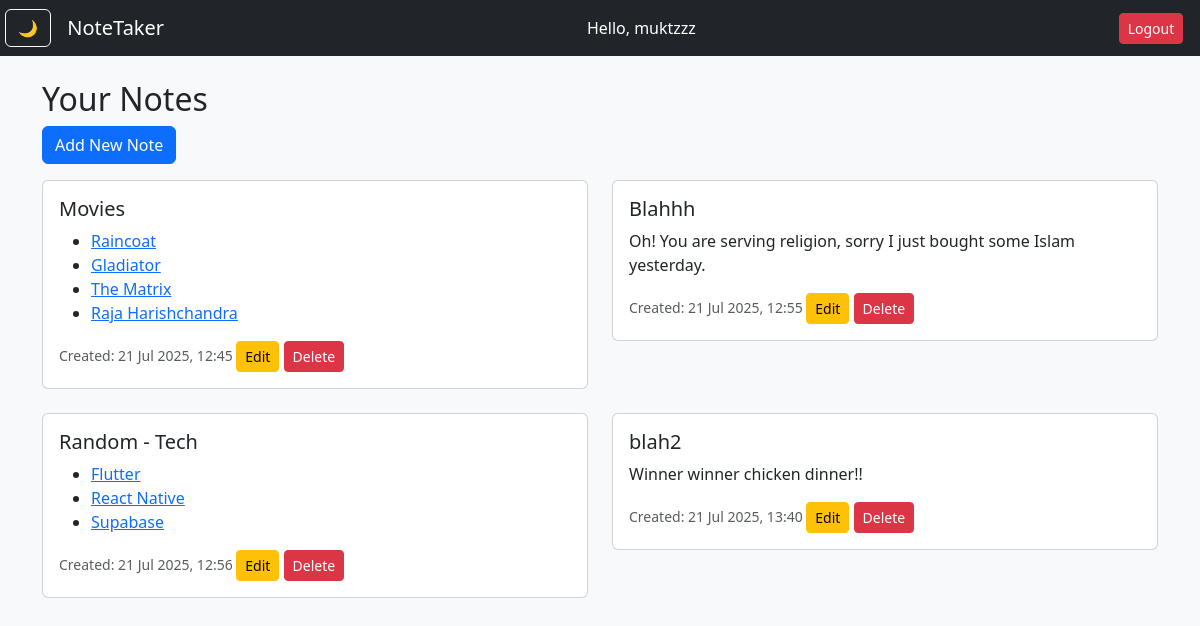
The app's page / (signed in) with its own data.
### notes/models.py (models this page shows, shortened)
class Note(models.Model):
    NOTE_TYPE_CHOICES = [
        ('normal', 'Normal'),
        ('movies', 'Movies'),
        ('books', 'Books'),
        ('songs', 'Songs'),
        ('random', 'Random'),
    ]
    owner = models.ForeignKey(User, on_delete=models.CASCADE)
    note_type = models.CharField(max_length=10, choices=NOTE_TYPE_CHOICES, default='normal')
    title = models.CharField(max_length=100, blank=True, null=True)
    content = models.TextField(help_text="For bullets, use one item per line.")
    created_at = models.DateTimeField(auto_now_add=True)

### notes/views.py (the view)
# urls.py: path('', views.home_view, name='home'),
@login_required
def home_view(request):
    notes = Note.objects.filter(owner=request.user)
    return render(request, 'home.html', {'notes': notes})

### notes/templates/home.html
{% extends 'base.html' %}
{% block content %}
<h2>Your Notes</h2>
<a href="{% url 'add_note' %}" class="btn btn-primary mb-3">Add New Note</a>
{% if notes %}
  <div class="row row-cols-1 row-cols-md-2 g-4">
    {% for note in notes %}
  <div class="col">
    <div class="card">
      <div class="card-body">
        <h5 class="card-title">
        {% if note.note_type == 'normal' %}
        {{ note.title }}
        {% else %}
        {{ note.note_type|capfirst }}
        {% if note.title %} - {{ note.title }}{% endif %}
        {% endif %}
        </h5>
        {% if note.note_type == 'normal' %}
          <p class="card-text">{{ note.content|linebreaksbr }}</p>
        {% else %}
          <ul>
            {% for item in note.content.splitlines %}
            {% if item.strip %}
              <li>
                <a href="https://www.google.com/search?q={{ item|urlencode }}" target="_blank">
                    {{ item }}
                </a>
            </li>
            {%endif %}
            {% endfor %}
          </ul>
        {% endif %}
          <small class="text-muted">
            Created: {{ note.created_at|date:"d M Y, H:i" }}
        </small>
        <a href="{% url 'edit_note' note.id %}" class="btn btn-sm btn-warning">Edit</a>
        <a href="{% url 'delete_note' note.id %}" class="btn btn-sm btn-danger">Delete</a>
      </div>
    </div>
  </div>
{% endfor %}
  </div>
{% else %}
  <p>No notes yet. Add one!</p>
{% endif %}
{% endblock %}

### notes/templates/base.html (shortened to what this page needs)
<!DOCTYPE html>
<html lang="en">
<head>
  <link href="https://cdn.jsdelivr.net/npm/bootstrap@5.3.2/dist/css/bootstrap.min.css" rel="stylesheet">
</head>
<body class="bg-light">
  <nav class="navbar navbar-expand-lg navbar-dark bg-dark mb-4">
    <button class="btn btn-outline-light ms-auto" onclick="toggleDarkMode()">🌙</button>
    <div class="container">
      <a class="navbar-brand" href="/">NoteTaker</a>
      {% if user.is_authenticated %}
        <span class="navbar-text text-white">Hello, {{ user.username }}</span>
        <a class="btn btn-sm btn-danger ms-3" href="{% url 'logout' %}">Logout</a>
      {% else %}
        <a class="btn btn-sm btn-success" href="{% url 'login' %}">Login</a>
      {% endif %}
    </div>
  </nav>
  <div class="container">
    {% block content %}{% endblock %}
  </div>
</body>
</html>

### records on screen
Note: note_type "Movies", splitlines "Raincoat" "Gladiator" "The Matrix" "Raja Harishchandra", created_at "21 Jul 2025, 12:45"
Note: title "Blahhh", content "Oh! You are serving religion, sorry I just bought some Islam yesterday.", created_at "21 Jul 2025, 12:55"
Note: note_type "Random", title "Tech", splitlines "Flutter" "React Native" "Supabase", created_at "21 Jul 2025, 12:56"
Note: title "blah2", content "Winner winner chicken dinner!!", created_at "21 Jul 2025, 13:40"

### other values on screen
{{ user.username }} "muktzzz"
